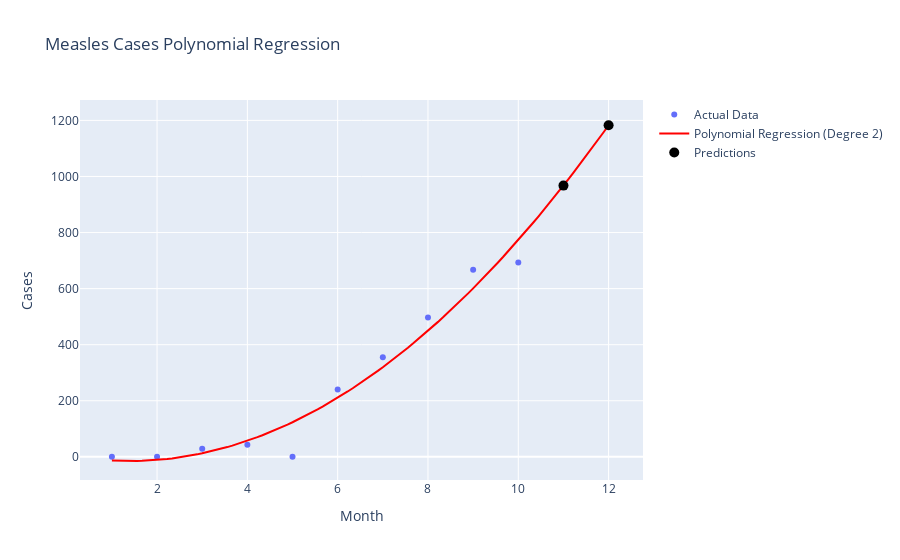

Here is the notebook cell this chart was saved with:
### Markdown cell above
<img src="images/photo3.png" 
     align="center" 
     width="250" />

The efficiency of the model is assessed using key metrics, including mean squared error and R-squared. The results convincingly demonstrate that the polynomial regression model accurately predicts the trend of measles instances over time. This predictive approach not only enhances the understanding of the dynamics of the measles outbreak but also provides valuable insights for informed decision-making in public health interventions.

### Code cell
import numpy as np
import plotly.graph_objects as go
from sklearn.linear_model import LinearRegression
from sklearn.preprocessing import PolynomialFeatures
# Provided data
months = np.array([1, 2, 3, 4, 5, 6, 7, 8, 9, 10])
cases = np.array([0, 0, 29, 43, 0, 240, 355, 497, 667, 693])

# Reshape data for scikit-learn
months = months.reshape(-1, 1)

# Fit polynomial regression model
degree = 2  
poly_features = PolynomialFeatures(degree=degree)
months_poly = poly_features.fit_transform(months)

model = LinearRegression()
model.fit(months_poly, cases)

# Predictions for November and December
november = np.array([[11]])
december = np.array([[12]])

november_poly = poly_features.transform(november)
december_poly = poly_features.transform(december)

cases_november = model.predict(november_poly)
cases_december = model.predict(december_poly)

print(f"Predicted Cases for November: {cases_november[0]}")
print(f"Predicted Cases for December: {cases_december[0]}")

# Plot the results using Plotly
months_range = np.linspace(1, 12, 100).reshape(-1, 1)
months_range_poly = poly_features.transform(months_range)
cases_range_pred = model.predict(months_range_poly)

fig = go.Figure()

# Scatter plot of the actual data
fig.add_trace(go.Scatter(x=months.flatten(), y=cases, mode='markers', name='Actual Data'))

# Plot the regression line
fig.add_trace(go.Scatter(x=months_range.flatten(), y=cases_range_pred, mode='lines', line=dict(color='red'), name=f'Polynomial Regression (Degree {degree})'))

# Mark November and December predictions
fig.add_trace(go.Scatter(x=[11, 12], y=[cases_november[0], cases_december[0]], mode='markers', marker=dict(color='black', size=10), name='Predictions'))

# Set plot title and axis labels
fig.update_layout(title='Measles Cases Polynomial Regression', xaxis_title='Month', yaxis_title='Cases')

# Show the interactive plot
fig.show()

### Figure 1 — Plotly figure (JSON) as saved in the notebook; plotly's stock layout.template omitted (floating-point values rounded to 4 significant figures)
{"data": [{"mode": "markers", "name": "Actual Data", "type": "scatter", "x": [1, 2, 3, 4, 5, 6, 7, 8, 9, 10], "y": [0, 0, 29, 43, 0, 240, 355, 497, 667, 693]}, {"line": {"color": "red"}, "mode": "lines", "name": "Polynomial Regression (Degree 2)", "type": "scatter", "x": [1, 1.111, 1.222, 1.333, 1.444, 1.556, 1.667, 1.778, 1.889, 2, 2.111, 2.222, 2.333, 2.444, 2.556, 2.667, 2.778, 2.889, 3, 3.111, 3.222, 3.333, 3.444, 3.556, 3.667, 3.778, 3.889, 4, 4.111, 4.222, 4.333, 4.444, 4.556, 4.667, 4.778, 4.889, 5, 5.111, 5.222, 5.333, 5.444, 5.556, 5.667, 5.778, 5.889, 6, 6.111, 6.222, 6.333, 6.444, 6.556, 6.667, 6.778, 6.889, 7, 7.111, 7.222, 7.333, 7.444, 7.556, 7.667, 7.778, 7.889, 8, 8.111, 8.222, 8.333, 8.444, 8.556, 8.667, 8.778, 8.889, 9, 9.111, 9.222, 9.333, 9.444, 9.556, 9.667, 9.778, 9.889, 10, 10.11, 10.22, 10.33, 10.44, 10.56, 10.67, 10.78, 10.89, 11, 11.11, 11.22, 11.33, 11.44, 11.56, 11.67, 11.78, 11.89, 12], "y": [-13.11, -13.92, -14.46, -14.74, -14.76, -14.52, -14.01, -13.24, -12.21, -10.92, -9.356, -7.535, -5.45, -3.102, -0.4913, 2.382, 5.519, 8.919, 12.58, 16.51, 20.7, 25.15, 29.86, 34.84, 40.08, 45.59, 51.35, 57.38, 63.67, 70.23, 77.05, 84.13, 91.48, 99.08, 107.0, 115.1, 123.5, 132.1, 141.1, 150.3, 159.7, 169.4, 179.4, 189.6, 200.1, 210.9, 221.9, 233.2, 244.8, 256.6, 268.7, 281.0, 293.6, 306.5, 319.6, 333.0, 346.7, 360.6, 374.8, 389.2, 403.9, 418.9, 434.1, 449.6, 465.4, 481.4, 497.7, 514.2, 531.0, 548.1, 565.5, 583.1, 600.9, 619.1, 637.4, 656.1, 675.0, 694.2, 713.6, 733.3, 753.3, 773.5, 794.0, 814.8, 835.8, 857.1, 878.6, 900.5, 922.5, 944.9, 967.5, 990.3, 1013.0, 1037.0, 1060.0, 1084.0, 1109.0, 1133.0, 1158.0, 1183.0]}, {"marker": {"color": "black", "size": 10}, "mode": "markers", "name": "Predictions", "type": "scatter", "x": [11, 12], "y": [967.5, 1183.0]}], "layout": {"title": {"text": "Measles Cases Polynomial Regression"}, "xaxis": {"title": {"text": "Month"}}, "yaxis": {"title": {"text": "Cases"}}}}
